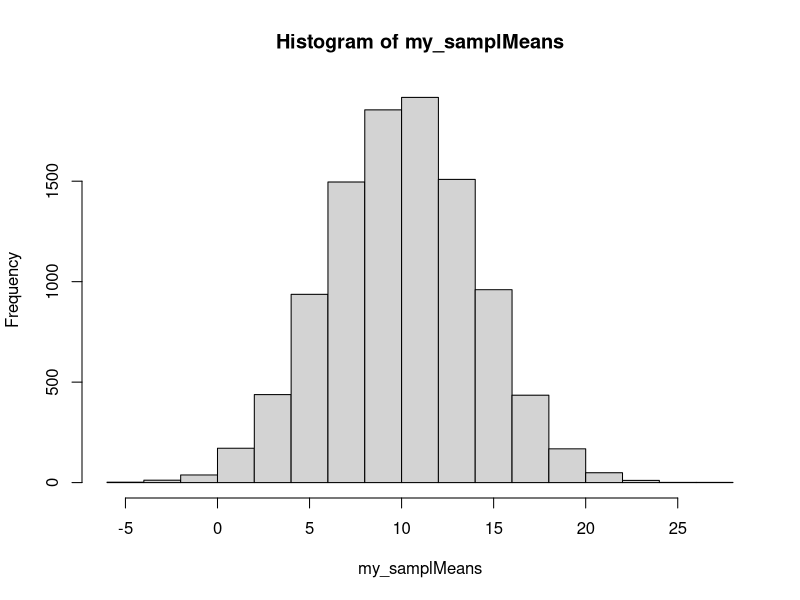
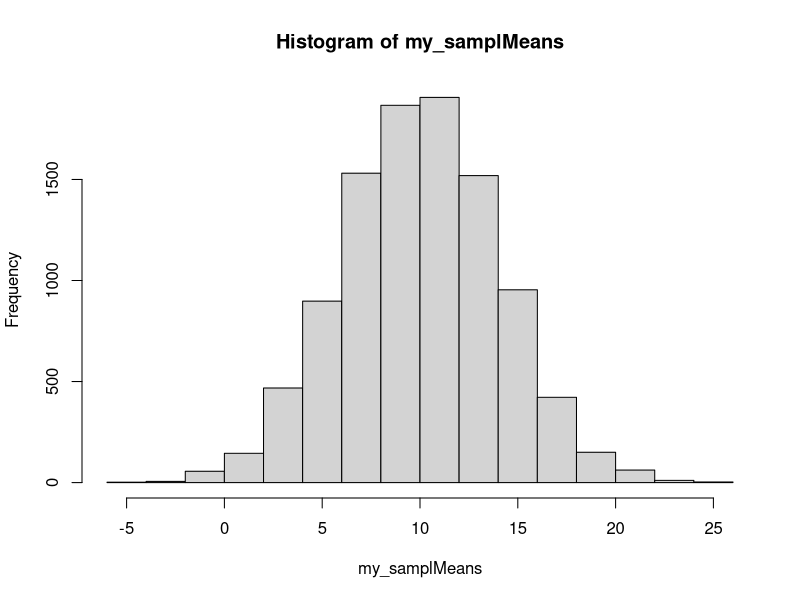

Reproduce these figures in R, in order.
## ---- chunk 1
#get proportion greater than 2.5
#verify 
pnorm(q=2.5, mean=0,sd=1,lower.tail=FALSE)

my_sample<-rnorm(1000000,mean=0,sd=1)
selection<-my_sample[my_sample>2.5]
length(selection)/1000000
## ---- chunk 2
stand_scores<-scale(rnorm(n=10000,mean=100,sd=10))
length(stand_scores[stand_scores>3])
## ---- chunk 3
mean(rnorm(25,mean=10,sd=20))

my_samplMeans<-replicate(10000,mean(rnorm(25,10,20)))
hist(my_samplMeans)
pnorm(q=12,
      mean=mean(my_samplMeans),
      sd=sd(my_samplMeans),
      lower.tail=FALSE
      )
## ---- chunk 4
mean(rnorm(100,mean=10,sd=20))

my_samplMeans<-replicate(10000,mean(rnorm(25,10,20)))
hist(my_samplMeans)
pnorm(q=12,
      mean=mean(my_samplMeans),
      sd=sd(my_samplMeans),
      lower.tail=FALSE
      )
#The proportion in #4 is lower because the scores away from the mean are less frequent than the #3 distribution.  The reduced variability and standard error in #4 are due to the increased sample size.
